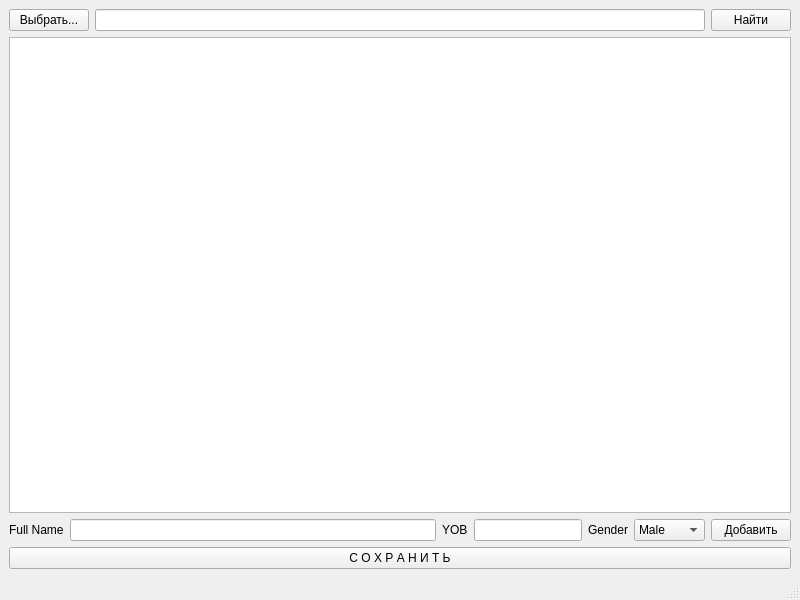
<?xml version="1.0" encoding="UTF-8"?>
<ui version="4.0">
 <class>MainWindow</class>
 <widget class="QMainWindow" name="MainWindow">
  <property name="geometry">
   <rect>
    <x>0</x>
    <y>0</y>
    <width>800</width>
    <height>600</height>
   </rect>
  </property>
  <property name="windowTitle">
   <string>MainWindow</string>
  </property>
  <widget class="QWidget" name="centralwidget">
   <layout class="QVBoxLayout" name="verticalLayout">
    <item>
     <layout class="QHBoxLayout" name="horizontalLayout">
      <item>
       <widget class="QPushButton" name="fileFIndButton">
        <property name="text">
         <string>Выбрать...</string>
        </property>
       </widget>
      </item>
      <item>
       <widget class="QLineEdit" name="editSearch"/>
      </item>
      <item>
       <widget class="QPushButton" name="buttonFind">
        <property name="text">
         <string>Найти</string>
        </property>
       </widget>
      </item>
     </layout>
    </item>
    <item>
     <widget class="MyTextBrowser" name="textBrowser"/>
    </item>
    <item>
     <layout class="QHBoxLayout" name="putForm" stretch="0,1,0,0,0,0,0">
      <item>
       <widget class="QLabel" name="nameLabel">
        <property name="text">
         <string>Full Name</string>
        </property>
       </widget>
      </item>
      <item>
       <widget class="QLineEdit" name="putName"/>
      </item>
      <item>
       <widget class="QLabel" name="label">
        <property name="text">
         <string>YOB</string>
        </property>
       </widget>
      </item>
      <item>
       <widget class="QLineEdit" name="putYear"/>
      </item>
      <item>
       <widget class="QLabel" name="label_2">
        <property name="text">
         <string>Gender</string>
        </property>
       </widget>
      </item>
      <item>
       <widget class="QComboBox" name="genderBox">
        <item>
         <property name="text">
          <string>Male</string>
         </property>
        </item>
        <item>
         <property name="text">
          <string>Female</string>
         </property>
        </item>
       </widget>
      </item>
      <item>
       <widget class="QPushButton" name="putBut">
        <property name="text">
         <string>Добавить</string>
        </property>
       </widget>
      </item>
     </layout>
    </item>
    <item>
     <widget class="QPushButton" name="saveBut">
      <property name="text">
       <string>С О Х Р А Н И Т Ь</string>
      </property>
     </widget>
    </item>
   </layout>
  </widget>
  <widget class="QMenuBar" name="menubar">
   <property name="geometry">
    <rect>
     <x>0</x>
     <y>0</y>
     <width>800</width>
     <height>25</height>
    </rect>
   </property>
  </widget>
  <widget class="QStatusBar" name="statusbar"/>
 </widget>
 <customwidgets>
  <customwidget>
   <class>MyTextBrowser</class>
   <extends>QTextBrowser</extends>
   <header>mytextbrowser.h</header>
  </customwidget>
 </customwidgets>
 <resources/>
 <connections>
  <connection>
   <sender>putBut</sender>
   <signal>clicked()</signal>
   <receiver>MainWindow</receiver>
   <slot>addEmployee()</slot>
   <hints>
    <hint type="sourcelabel">
     <x>789</x>
     <y>505</y>
    </hint>
    <hint type="destinationlabel">
     <x>625</x>
     <y>511</y>
    </hint>
   </hints>
  </connection>
  <connection>
   <sender>buttonFind</sender>
   <signal>clicked()</signal>
   <receiver>MainWindow</receiver>
   <slot>findEmployee()</slot>
   <hints>
    <hint type="sourcelabel">
     <x>740</x>
     <y>38</y>
    </hint>
    <hint type="destinationlabel">
     <x>639</x>
     <y>59</y>
    </hint>
   </hints>
  </connection>
  <connection>
   <sender>saveBut</sender>
   <signal>clicked()</signal>
   <receiver>MainWindow</receiver>
   <slot>saveFile()</slot>
   <hints>
    <hint type="sourcelabel">
     <x>412</x>
     <y>536</y>
    </hint>
    <hint type="destinationlabel">
     <x>189</x>
     <y>510</y>
    </hint>
   </hints>
  </connection>
  <connection>
   <sender>fileFIndButton</sender>
   <signal>clicked()</signal>
   <receiver>MainWindow</receiver>
   <slot>findFile()</slot>
   <hints>
    <hint type="sourcelabel">
     <x>43</x>
     <y>27</y>
    </hint>
    <hint type="destinationlabel">
     <x>91</x>
     <y>52</y>
    </hint>
   </hints>
  </connection>
 </connections>
 <slots>
  <slot>findEmployee()</slot>
  <slot>addEmployee()</slot>
  <slot>saveFile()</slot>
  <slot>readFile()</slot>
  <slot>findFile()</slot>
 </slots>
</ui>
